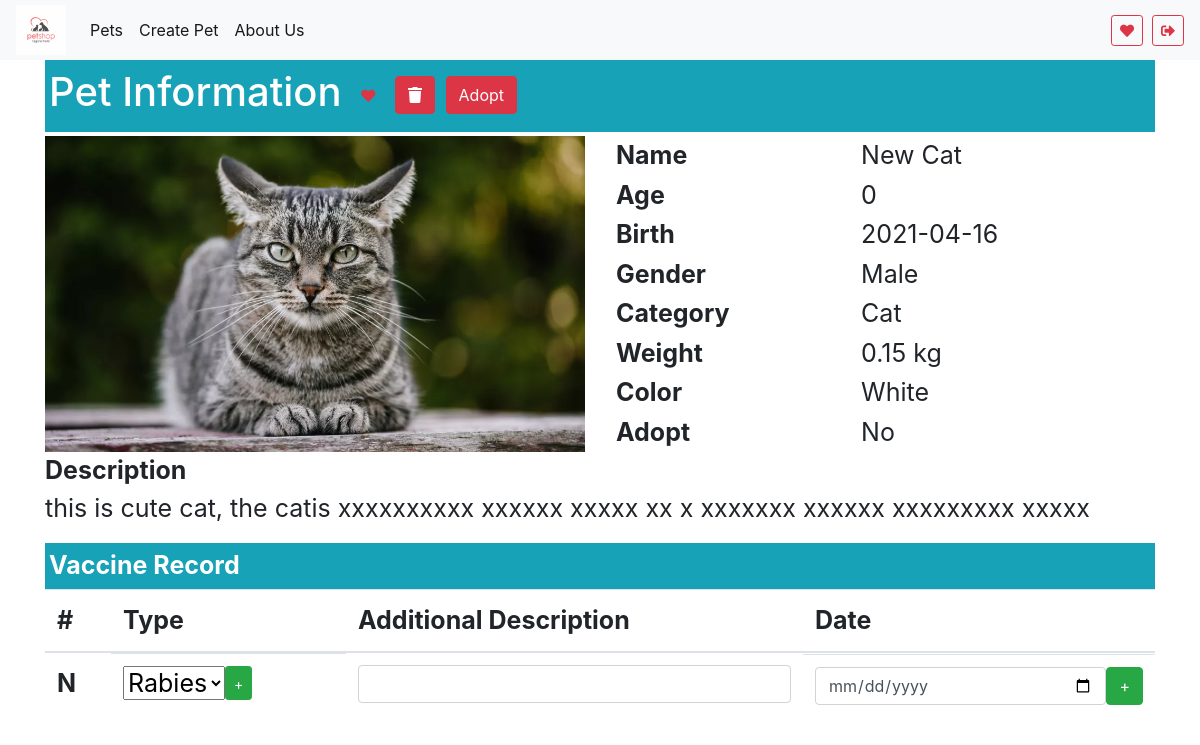
The app's page /pet/25 (signed in) with its own data.
### pet_shop/models.py (models this page shows, shortened)
class Pet(models.Model):
    name = models.CharField(max_length=30, null=False, help_text='Enter pet name', default='')
    birth = models.DateField(null=True, help_text='Enter pet birth')
    gender = models.ForeignKey(Gender, null=True, on_delete=models.SET_NULL, default='')
    weight = models.DecimalField(max_digits=4, decimal_places=2, null=False, help_text='Enter pet weigth', default=0)
    color = models.ForeignKey(Color, null=True, on_delete=models.SET_NULL, default='')
    description = models.CharField(max_length=300, help_text='Enter description', default='')
    type = models.ForeignKey(Type, null=True, on_delete=models.SET_NULL, default='')
    create_date = models.DateTimeField(auto_now_add=True, auto_now=False)
    update_date = models.DateTimeField(auto_now_add=False, auto_now=True)
    adopt = models.BooleanField(default=False)
    image = models.ImageField(upload_to='images/', default='')
    class Meta:
        ordering = ['name', '-update_date']

class Gender(models.Model):
    gender = models.CharField(max_length=10, unique=True, null=False, help_text='Enter gender')
    class Meta:
        ordering = ['gender']
    def __str__(self):
        return self.gender

class Type(models.Model):
    name = models.CharField(max_length=30, unique=True, null=False, help_text='Enter new pet type')
    description = models.CharField(max_length=300, help_text='Enter description')
    class Meta:
        ordering = ['name']
    def __str__(self):
        return self.name

class Color(models.Model):
    color = models.CharField(max_length=30, unique=True, null=False, help_text='Enter color')
    class Meta:
        ordering = ['color']
    def __str__(self):
        return self.color

### pet_shop/views.py (the view)
# urls.py: path('pet/<int:pk>', views.PetDetail.as_view(), name='pet-detail'),
class PetDetail(DetailView):
    model = Pet
    template_name = 'pet_detail.html'
    context_object_name = 'pet'
    def get_context_data(self, **kwargs):
        context = super().get_context_data(**kwargs)
        context['vaccine_record'] = Pet_Vaccine_Record.objects.filter(pet_id=self.kwargs['pk'])
        try:
            user_id = self.request.user.id
            Record.objects.get(user_id=user_id, pet_id=self.kwargs['pk'])
            context['is_favourite'] = True
        except Record.DoesNotExist:
            context['is_favourite'] = False
        context['user_id'] = User
        if User.is_staff:
            context['vaccine_type'] = Vaccine.objects.all()
            try:
                context['adopter'] = Adopters.objects.get(pet_id=self.kwargs['pk'])
            except:
                context['adopter'] = None
        print(context['pet'].adopt)
        return context

### pet_shop/templatetags/pet_shop_extras.py (called while the page is built)
@register.filter
def age_calculate(birth_date):
    today = datetime.datetime.now()
    born = birth_date
    age = today.year - born.year - ((today.month, today.day) < (born.month, born.day))
    if age < 0:
        return 0
    return age

@register.filter
def date_format_convert(birth_date):
    date = ('0' + str(birth_date.day)) if birth_date.day < 10 else birth_date.day
    month = ('0' + str(birth_date.month)) if birth_date.month < 10 else birth_date.month
    return str(birth_date.year) + '-' + str(month) + '-' + str(date)

### pet_shop/templates/pet_detail.html (shortened to what this page needs)
{% extends "base.html" %}
{% load static %}
{% load pet_shop_extras %}
{% block content %}
<div class='pet-info'>
    <div class='title bg-info text-white p-1 pt-2 pb-2 mb-1'>
        <h1>
            Pet Information
            {% if user.is_authenticated %}
            <button type="button" class="btn btn-sm" onclick="ajax_favourite();">
                {% if is_favourite %}
                <i id="i_favourite" class="fas fa-heart text-danger"></i>
                {% else %}
                <i id="i_favourite" class="fas fa-heart"></i>
                {% endif %}
            </button>
            {% endif %}
            {% if request.user.is_staff %}
            <button class="btn btn-danger" data-toggle="modal" data-target="#deletePetModal">
                <i class="fas fa-trash"></i>
            </button>
            <button class="btn btn-danger" data-toggle="modal" data-target="#adoptModal">
                Adopt
            </button>
            {% endif %}
        </h1>
    </div>
    <div class='row'>
        <div class='col-6'>
            <img width="100%" height="100%" src={{ pet.image.url }} alt="Card image cap">
        </div>
        <div class='col-6'>
            <table width="100%">
                <tr>
                    <th>Name</th>
                    <td id='update_name' class='modifiable'>{{ pet.name }}</td>
                </tr>
                <tr>
                    <th>Age</th>
                    <td>{{ pet.birth | age_calculate }}</td>
                </tr>
                <tr>
                    <th>Birth</th>
                    <td>{{ pet.birth | date_format_convert }}</td>
                </tr>
                <tr>
                    <th>Gender</th>
                    <td>{{ pet.gender }}</td>
                </tr>
                <tr>
                    <th>Category</th>
                    <td>{{ pet.type }}</td>
                </tr>
                <tr>
                    <th>Weight</th>
                    <td id='update_weight' class='modifiable'>{{ pet.weight }} kg</td>
                </tr>
                <tr>
                    <th>Color</th>
                    <td>{{ pet.color }}</td>
                </tr>
                <tr>
                    <th>Adopt</th>
                    <td id='update_adopt'></td>
                </tr>
            </table>
        </div>
    </div>
    <div class='pet-description mb-3'>
        <font class='font-weight-bold'>Description</font>
        <p id='update_description' class='modifiable'>
            {{ pet.description }}
        </p>
    </div>
    <div class='bg-info text-white p-1'>
        <font class='font-weight-bold'>Vaccine Record</font>
    </div>
    <table id="vaccine-table" class="table table-hover">
        {% if vaccine_record|length == 0 and not request.user.is_staff %}
        No any Record
        {% else %}
        <thead>
            <tr>
                <th scope="col">#</th>
                <th scope="col">Type</th>
                <th scope="col" colspan="2">Additional Description</th>
                <th scope="col">Date</th>
            </tr>
        </thead>
        <tbody>
            {% if request.user.is_staff %}
            <tr id="tr_vaccine_create">
                <th scope="row">N</th>
                <td class="d-flex flex-row">
                    <select id="vaccine_type">
                        {% for vt in vaccine_type %}
                        <option value={{ vt.id }}>{{ vt.name }}</option>
                        {% endfor %}
                    </select>
                    <button class="btn btn-sm btn-success" data-toggle="modal" data-target="#newVaccineModal">+</button>
                </td>
                <td colspan="2">
                    <input id="vaccine_description" type="text" class="form-control" maxlength="20" />
                </td>
                <td class="d-flex flex-row">
                    <input id="vaccine_date" type="date" class="form-control" style="max-width:300px;" />
                    <button id="btn_new_vaccine" class="btn btn-success">+</button>
                </td>
            </tr>
            {% endif %}
        </tbody>
        {% endif %}
    </table>
</div>
{% endblock %}

### pet_shop/templates/base.html (shortened to what this page needs)
<!DOCTYPE html>
<html lang="en">
<head>
    <link rel="stylesheet" href="https://stackpath.bootstrapcdn.com/bootstrap/4.5.1/css/bootstrap.min.css"
>
    <link rel="stylesheet" href="https://cdnjs.cloudflare.com/ajax/libs/font-awesome/5.15.3/css/all.min.css"
 />
    {% load static %}
</head>
<body>
    <header>
        <nav class="navbar navbar-expand-lg navbar-light bg-light pt-0 pb-0">
            <a class="navbar-brand" href={% url 'pet_shop:index' %}>
                <img src="{% static 'images/logo.jpg' %}" width="50" height="50" alt="">
            </a>
            <div class="collapse navbar-collapse" id="navbarSupportedContent">
                <ul class="navbar-nav mr-auto">
                    <li class="nav-item active">
                        <a class="nav-link" href={% url 'pet_shop:index' %}>Pets </a>
                    </li>
                    {% if request.user.is_staff %}
                    <li class="nav-item active">
                        <a class="nav-link" href={% url 'pet_shop:pet-create' %}>Create Pet </a>
                    </li>
                    {% endif %}
                    <li class="nav-item active">
                        <a class="nav-link" href={%url 'pet_shop:about' %}>About Us</a>
                    </li>
                </ul>
                {% if user.is_authenticated %}
                <a href="{% url 'pet_shop:favourite' %}" class="btn btn-outline-danger btn-sm">
                    <i class="fas fa-heart text-danger"></i>
                </a>
                <button type="button" class="btn btn-outline-danger btn-sm" data-toggle="modal"
                    data-target="#logoutModal">
                    <i class="fas fa-sign-out-alt"></i>
                </button>
                {% else %}
                <button type="button" class="btn btn-outline-secondary btn-sm" data-toggle="modal"
                    data-target="#loginModal">
                    Login
                </button>
                {% endif %}
            </div>
        </nav>
    </header>
    <main class='container'>
        {% block content %}
        {% endblock %}
    </main>
</body>
</html>

### pet_shop/templates/pet_detail.html (style rules this page uses)
.pet-description { overflow-wrap: break-word; }

### records on screen
Pet: image (picture), name "New Cat", birth|age_calculate "0", birth "2021-04-16", gender "Male", type "Cat", weight "0.15", color "White", description "this is cute cat, the catis xxxxxxxxxx xxxxxx xxxxx xx x xxxxxxx xxxxxx xxxxxxxxx xxxxx"

### other values on screen
form field value "Rabies"
